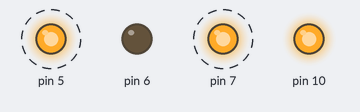
Simulated run of this sketch. Board: Arduino Uno, built with avr-gcc and run on an emulated ATmega328P. Parts: output pins drawn as LEDs (lit = HIGH). Dashed ring = blinking.

Above: at 0.5 s.
Timing chart, 0 to 4.6 s (numbered marks = the images above):
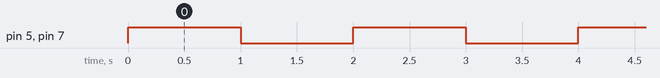

The sketch:

chapter_3_5.ino
```cpp
// Motor.h - 헤더 파일
class Motor {
private:
  // 멤버 변수 (private으로 외부에서 직접 접근 불가)
  int pin1;      // 모터 방향 제어 핀 1
  int pin2;      // 모터 방향 제어 핀 2
  int enablePin; // 모터 속도 제어 핀 (PWM)

public:
  // 생성자: 객체 생성 시 핀 번호 초기화
  Motor(int p1, int p2, int ena);

  // 멤버 함수들 (public으로 외부에서 호출 가능)
  void init();                    // 초기화
  void forward(int speed);        // 전진
  void backward(int speed);       // 후진
  void stop();                    // 정지
  void setSpeed(int speed);       // 속도 설정
};

// Motor.cpp - 구현 파일
// 생성자 구현
Motor::Motor(int p1, int p2, int ena) {
  pin1 = p1;
  pin2 = p2;
  enablePin = ena;
}

// 초기화 함수
void Motor::init() {
  pinMode(pin1, OUTPUT);
  pinMode(pin2, OUTPUT);
  pinMode(enablePin, OUTPUT);
}

// 전진 함수
void Motor::forward(int speed) {
  digitalWrite(pin1, HIGH);
  digitalWrite(pin2, LOW);
  analogWrite(enablePin, speed);
}

// 후진 함수
void Motor::backward(int speed) {
  digitalWrite(pin1, LOW);
  digitalWrite(pin2, HIGH);
  analogWrite(enablePin, speed);
}

// 정지 함수
void Motor::stop() {
  digitalWrite(pin1, LOW);
  digitalWrite(pin2, LOW);
  analogWrite(enablePin, 0);
}

// 속도 설정 함수
void Motor::setSpeed(int speed) {
  analogWrite(enablePin, speed);
}


// ========== 객체 생성 - 핵심! ==========
// 클래스는 설계도, 아래는 설계도로부터 만든 실제 모터 4개
//Motor leftFront(9, 3, 4);    // 좌측 전방 모터 (핀 9, 3, 4 사용) 테스트 못함 아두이노 PWM 핀 설정할 것
Motor rightFront(5, 6, 7);   // 우측 전방 모터 (핀 5, 6, 7 사용) 테스트 했음 동작 양호
//Motor leftRear(8, 9, 10);    // 좌측 후방 모터 (핀 8, 9, 10 사용) 테스트 못함 아두이노 PWM 핀 설정할 것
//Motor rightRear(11, 12, 13); // 우측 후방 모터 (핀 11, 12, 13 사용)  테스트 못함 아두이노 PWM 핀 설정할 것
// 각 객체는 독립적인 핀 번호를 가지며, 서로 영향을 주지 않음!

void setup() {
  // 각 모터 초기화
  //leftFront.init();
  rightFront.init();
  //leftRear.init();
  //rightRear.init();

  Serial.begin(9600);
  pinMode(10, OUTPUT);
  digitalWrite(10, HIGH);
}

void loop() {
  // 전진
  robotForward(200);
  delay(1000);

  // 정지
  robotStop();
  delay(1000);

  // 좌회전
  robotTurnLeft(150);
  delay(1000);

  // 정지
  robotStop();
  delay(1000);
}

// 로봇 전진 함수
void robotForward(int speed) {
  //leftFront.forward(speed);
  rightFront.forward(speed);
  //leftRear.forward(speed);
  //rightRear.forward(speed);
}

// 로봇 후진 함수
void robotBackward(int speed) {
  //leftFront.backward(speed);
  rightFront.backward(speed);
  //leftRear.backward(speed);
  //rightRear.backward(speed);
}

// 로봇 좌회전 함수 (제자리 회전)
void robotTurnLeft(int speed) {
  //leftFront.backward(speed);   // 좌측 모터 후진
  rightFront.forward(speed);   // 우측 모터 전진
  //leftRear.backward(speed);
  //rightRear.forward(speed);
}

// 로봇 우회전 함수
void robotTurnRight(int speed) {
  //leftFront.forward(speed);    // 좌측 모터 전진
  rightFront.backward(speed);  // 우측 모터 후진
  //leftRear.forward(speed);
  //rightRear.backward(speed);
}

// 로봇 정지 함수
void robotStop() {
  //leftFront.stop();
  rightFront.stop();
  //leftRear.stop();
  //rightRear.stop();
}
```

Measured:
- by itself, pin 5, pin 7: alternates HIGH for 1.0 s and LOW for 1.0 s
